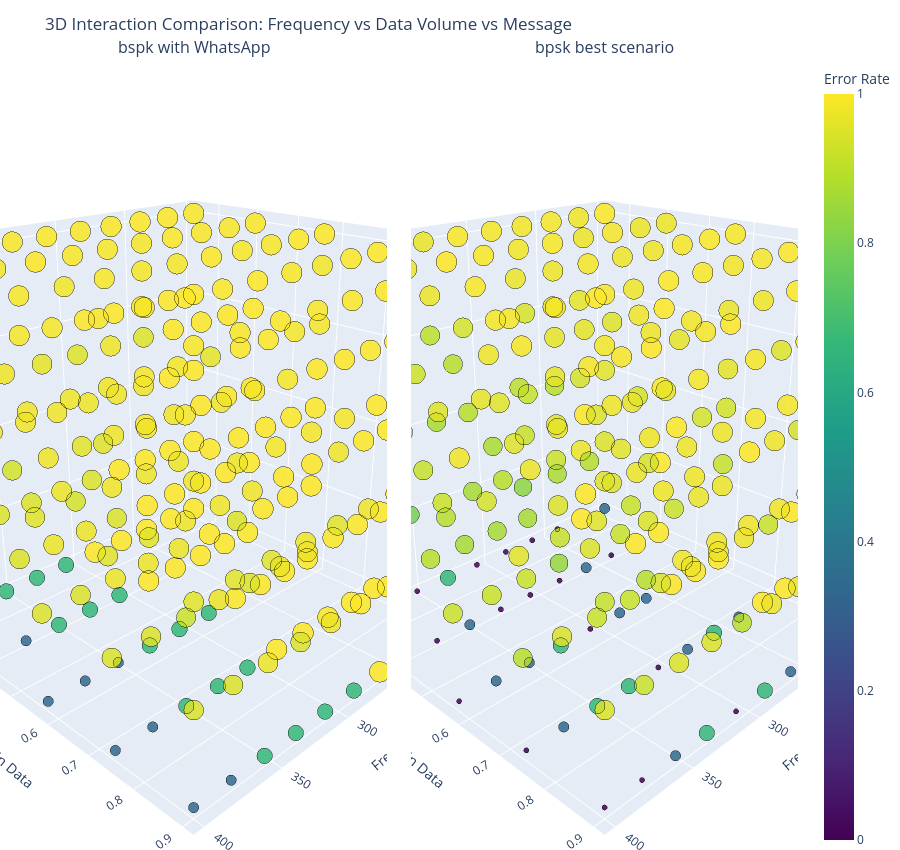

Notebook cell for this chart:
### Markdown cell above
## 3D Interaction: Frequency, Data Volume, and Message (Comparison)
This figure is split into two 3D panels:
- Column A: `csv_path` (actual pipeline output)
- Column B: `no_audio_compression` (best-case reference)
Color and marker size encode `error_rate` (lower is better).

### Code cell
from plot_helpers import plot_3d_interaction_comparison

plot_3d_interaction_comparison(
    df_first,
    df_second,
    label_a=LABEL_FIRST,
    label_b=LABEL_SECOND,
)

### Figure 1 — Plotly figure (JSON) as saved in the notebook; plotly's stock layout.template omitted (floating-point values rounded to 4 significant figures; data arrays with more than 128 entries replaced by an {"elided": "..."} marker saying what was removed)
{"data": [{"customdata": {"elided": "250x3 mixed values"}, "hovertemplate": "Frequency=%{x}<br>Volume Gain Data=%{y:.6f}<br>Message=%{customdata[0]}<br>Error Rate=%{customdata[1]:.4f}<extra></extra>", "marker": {"color": {"elided": "250 float values"}, "coloraxis": "coloraxis", "line": {"color": "black", "width": 0.5}, "opacity": 0.85, "size": {"elided": "250 float values"}}, "mode": "markers", "name": "A", "scene": "scene", "showlegend": false, "type": "scatter3d", "x": {"elided": "250 int values"}, "y": {"elided": "250 float values"}, "z": {"elided": "250 int values"}}, {"customdata": {"elided": "250x3 mixed values"}, "hovertemplate": "Frequency=%{x}<br>Volume Gain Data=%{y:.6f}<br>Message=%{customdata[0]}<br>Error Rate=%{customdata[1]:.4f}<extra></extra>", "marker": {"color": {"elided": "250 float values"}, "coloraxis": "coloraxis", "line": {"color": "black", "width": 0.5}, "opacity": 0.85, "size": {"elided": "250 float values"}}, "mode": "markers", "name": "B", "scene": "scene2", "showlegend": false, "type": "scatter3d", "x": {"elided": "250 int values"}, "y": {"elided": "250 float values"}, "z": {"elided": "250 int values"}}], "layout": {"annotations": [{"font": {"size": 16}, "showarrow": false, "text": "bspk with WhatsApp", "x": 0.2425, "xanchor": "center", "xref": "paper", "y": 1, "yanchor": "bottom", "yref": "paper"}, {"font": {"size": 16}, "showarrow": false, "text": "bpsk best scenario", "x": 0.7575, "xanchor": "center", "xref": "paper", "y": 1, "yanchor": "bottom", "yref": "paper"}], "coloraxis": {"cmax": 1, "cmin": 0, "colorbar": {"title": {"text": "Error Rate"}}, "colorscale": [[0, "#440154"], [0.1111, "#482878"], [0.2222, "#3e4989"], [0.3333, "#31688e"], [0.4444, "#26828e"], [0.5556, "#1f9e89"], [0.6667, "#35b779"], [0.7778, "#6ece58"], [0.8889, "#b5de2b"], [1, "#fde725"]]}, "height": 850, "margin": {"b": 0, "l": 0, "r": 0, "t": 60}, "scene": {"camera": {"eye": {"x": 1.5, "y": 1.5, "z": 0.9}}, "domain": {"x": [0, 0.485], "y": [0, 1]}, "xaxis": {"title": {"text": "Frequency"}}, "yaxis": {"title": {"text": "Volume Gain Data"}}, "zaxis": {"ticktext": ["Hi!", "Hello world, this is a 1234...", "Special symbols: @#$%^&*+=_...", "Line breaks test: First lin...", "Long message: This is a sig..."], "tickvals": [0, 1, 2, 3, 4], "title": {"text": "Message"}}}, "scene2": {"camera": {"eye": {"x": 1.5, "y": 1.5, "z": 0.9}}, "domain": {"x": [0.515, 1], "y": [0, 1]}, "xaxis": {"title": {"text": "Frequency"}}, "yaxis": {"title": {"text": "Volume Gain Data"}}, "zaxis": {"ticktext": ["Hi!", "Hello world, this is a 1234...", "Special symbols: @#$%^&*+=_...", "Line breaks test: First lin...", "Long message: This is a sig..."], "tickvals": [0, 1, 2, 3, 4], "title": {"text": "Message"}}}, "title": {"text": "3D Interaction Comparison: Frequency vs Data Volume vs Message"}}}
